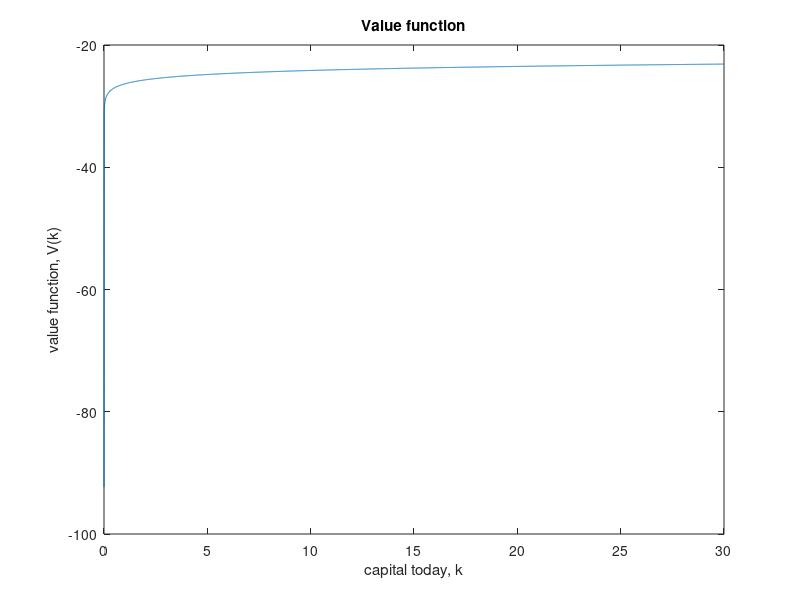
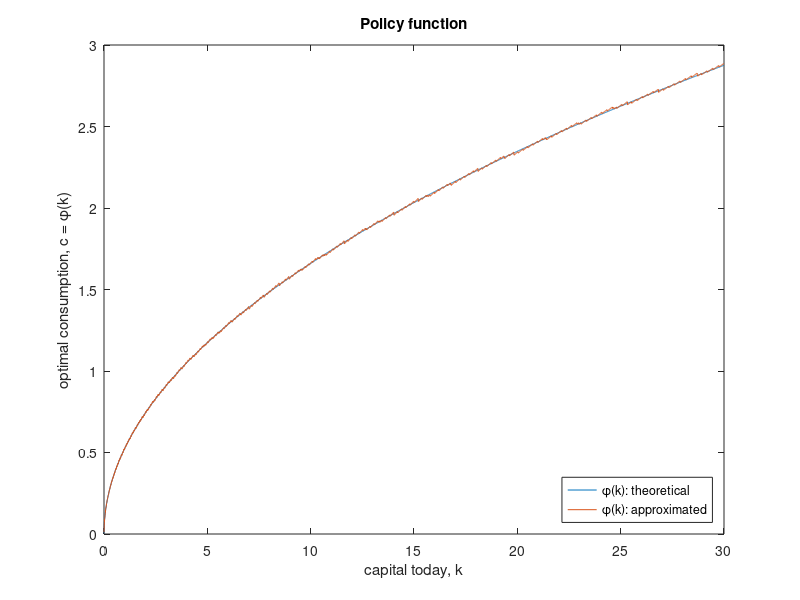

Source code (MATLAB) for these figures, in order:
%Optimum growth problem class test_Yashaswi

clc            
clear all      
close all     

% Set parameter values
beta   = 0.95;              % discount factor 
alpha = 0.5;                % share of capital
A = 1;                      % total factor productivity (TFP) parameter

%  state variable(s)

mink =  0.0001;                   % minimum value 
maxk =  30;                       % maximum value    
ink  =  0.01;                     % size of grid increments
kgrid = mink:ink:maxk;            % row vector
[rk ck] = size(kgrid);            % column size of the Wgrid 
                                  
kprime = repmat(kgrid',1,ck);    % kprime = possible future states matrix
k = repmat(kgrid,ck,1);          % possible current states matrix
                                 % basically k = transpose of kprime

cons = A*(k.^alpha) - kprime; % consumption matrix (note: c<=0 are infeasible)
ctiny=1e-10;                  % a teeny tiny number
cons(cons==0)=ctiny;          % this helps in getting rid of too many NaNs
cons(find(cons<0)) = NaN;        % replacing c < 0 with Not a Number (NaN)
util =  log(cons);               % utility matrix
util(find(isnan(util))) = -inf;  % replacing NaN values with -infinity

%% Value function iteration
v = zeros(1,ck);          % initial guess
tol  = 1;                 % tolerance level 'tol'
iter = 0;                 % this will count the number of iterations
tme = cputime;       

while tol > 0.0001          % <= 0.0001 is the desired tolerance/ deviation
  [tv, i]=max(util + beta*repmat(v',1,ck));           
  tol=max(abs(tv-v));                      
  v=tv;                                       % updating the value function
iter = iter+1;
end

%Visualization and summary
disp('fixed point solved via value function iteration took');
disp([ iter ]);        
disp('iterations and');
disp([ cputime-tme ]);
disp('seconds');

%Plot value function
figure(1)
plot(kgrid, v)
title('Value function')
xlabel('capital today, k')
ylabel('value function, V(k)')

% Plot policy functions
coptapprox = A*(kgrid.^alpha)-kgrid(i); 
copttheo = (1-alpha*beta)*A*(kgrid.^alpha);   

figure(2)
plot(kgrid, copttheo)
hold on;
plot(kgrid, coptapprox)
title('Policy function')
xlabel('capital today, k')
ylabel('optimal consumption, c = \phi(k)')
legend('\phi(k): theoretical','\phi(k): approximated','Location','southeast')

